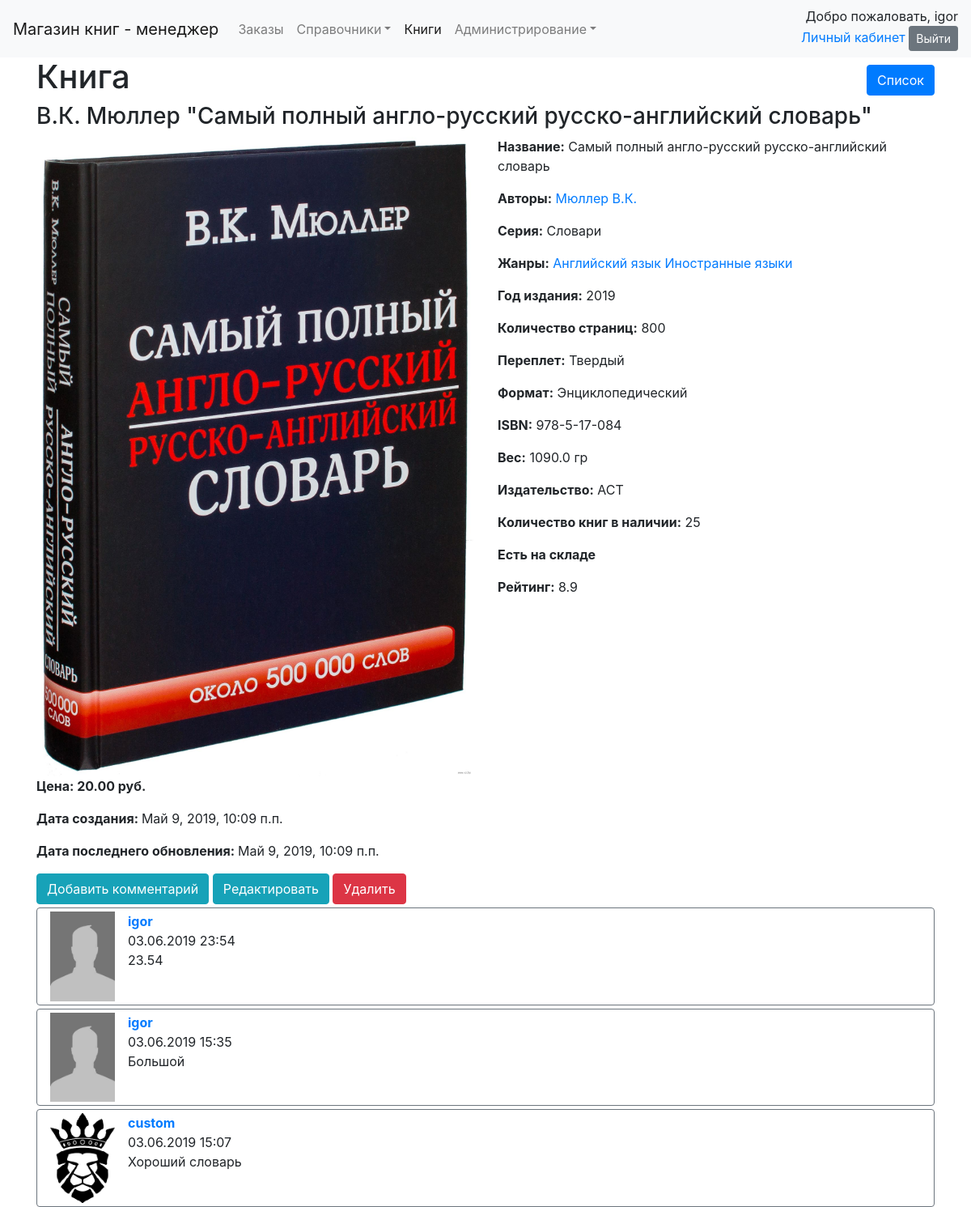
/book/20/ (signed in), run on the app's committed database.
### goodsapp/models.py (models this page shows, shortened)
class Book(models.Model):
    name = models.CharField("Название книги", max_length=200)
    image_field = models.ImageField("Фото обложки", blank=True, null=True, upload_to='bookimage')
    price = models.DecimalField("Цена (BYN)", max_digits=8, decimal_places=2)
    authors = models.ManyToManyField(referen.Author, verbose_name="Авторы")
    serie = models.ForeignKey(referen.Serie, on_delete=models.PROTECT, verbose_name="Серия", null=True, blank=True)
    jenre = models.ManyToManyField(referen.Jenre, verbose_name="Жанры")
    year_publishing = models.PositiveIntegerField("Год издания")
    count_pages = models.PositiveIntegerField("Количество страниц")
    binding = models.ForeignKey(referen.Binding, on_delete=models.PROTECT, verbose_name="Переплет")
    format_book = models.ForeignKey(referen.FormatBook, on_delete=models.PROTECT, verbose_name="Формат")
    isbn = models.CharField("ISBN", max_length=13)
    weight = models.FloatField("Вес (гр)")
    age_restrictions = models.ForeignKey(referen.AgeRestriction, verbose_name="Возрастные ограничения",
                                         on_delete=models.PROTECT, )
    publisher = models.ForeignKey(referen.PublishingHouse, on_delete=models.PROTECT, verbose_name="Издательство")
    count_books = models.PositiveIntegerField("Количество книг в наличии")
    is_active = models.BooleanField("Активный (доступен для заказа)", default=True)
    rate = models.FloatField("Рейтинг")
    date_create = models.DateTimeField("Дата внесения в каталог", auto_now_add=True, )
    date_update = models.DateTimeField("Дата последнего изменения карточки", auto_now=True)
    user_comments = GenericRelation(Comment, related_query_name='book')
    def description(self):
        return ', '.join([s.namePublic for s in self.authors.all()]) + " \"" + self.name + "\""
    @classmethod
    def get_list_url(cls):
        return reverse_lazy('book_list')
    def get_update_url(self):
        return reverse_lazy('book_update', args=[self.pk])
    def get_delete_url(self):
        return reverse_lazy('book_delete', args=[self.pk])
    class Meta:
        verbose_name = "книга"
        verbose_name_plural = "книги"

### dimensionsapp/models.py (models this page shows, shortened)
class Dimension(models.Model):
    name = models.CharField("Наименование", max_length=50, unique=True)
    description = models.TextField("Описание", blank=True, )
    def __str__(self):
        return self.name
    class Meta:
        abstract = True
        ordering = ['name']

class Author(Dimension):
    biography = models.TextField("Биография", blank=True, )
    namePublic = models.CharField("Имя (для покупателя)", max_length=100)
    def get_detail_url(self):
        return reverse_lazy('author_detail', args=[self.pk])
    class Meta(Dimension.Meta):
        verbose_name = 'автор'
        verbose_name_plural = 'авторы'

class Serie(Dimension):
    class Meta(Dimension.Meta):
        verbose_name = 'серия'
        verbose_name_plural = 'серии'

class Jenre(Dimension):
    def get_detail_url(self):
        return reverse_lazy('jenre_detail', args=[self.pk])
    class Meta(Dimension.Meta):
        verbose_name = 'жанр'
        verbose_name_plural = 'жанры'

class Binding(Dimension):
    class Meta(Dimension.Meta):
        verbose_name = 'переплет'
        verbose_name_plural = 'переплеты'

class FormatBook(Dimension):
    class Meta(Dimension.Meta):
        verbose_name = 'формат'
        verbose_name_plural = 'форматы'

class PublishingHouse(Dimension):
    class Meta(Dimension.Meta):
        verbose_name = 'издательство'
        verbose_name_plural = 'издательства'

### commentsapp/models.py (models this page shows, shortened)
class Comment(models.Model):
    user = models.ForeignKey(User, models.CASCADE, verbose_name='Пользователь')
    comment_text = models.TextField(verbose_name='Текст')
    date_create = models.DateTimeField(verbose_name='дата', auto_now_add=True)
    content_type = models.ForeignKey(ContentType, on_delete=models.CASCADE)
    object_id = models.PositiveIntegerField()
    content_object = GenericForeignKey('content_type', 'object_id')
    class Meta:
        verbose_name = 'комментарий'
        verbose_name_plural = 'комментарии'
        ordering = ['-date_create']

### authapp/models.py (models this page shows)
class UserExt(models.Model):
    user = models.OneToOneField(User, models.CASCADE, related_query_name="extended",
                                related_name="extended")
    avatar = models.ImageField('аватар', blank=True, null=True, upload_to='avatars')
    phone = models.CharField('телефон', max_length=15)
    dop_info = models.TextField('дополнительная информация', blank=True, null=True)
    home_country = models.CharField('домашний адрес - страна', max_length=50, blank=True, null=True)
    home_city = models.CharField('домашний адрес - город', max_length=50, blank=True, null=True)
    home_index = models.CharField('домашний адрес - индекс', max_length=15, blank=True, null=True)
    home_adress1 = models.TextField('домашний адрес - адрес1', blank=True, null=True)
    home_adress2 = models.TextField('домашний адрес - адрес2', blank=True, null=True)
    class Meta:
        verbose_name = 'дополнительные параметры профиля'
        verbose_name_plural = 'дополнительные параметры профиля'

### goodsapp/views.py (the view)
# urls.py: path('<int:pk>/', BookDetailView.as_view(), name='book_detail'),
class BookDetailView(ManagerDetailView):
    model = Book
    def get_context_data(self, **kwargs):
        context = super().get_context_data(**kwargs)
        context['comments'] = self.object.user_comments.all().order_by('-date_create')
        return context

### goodsapp/templatetags/boolparser.py (called while the page is built)
@register.filter
def boolparser(value):
    if value:
        return 'Есть на складе'
    return "Нет на складе"

### goodsapp/templates/goodsapp/book_detail.html (shortened to what this page needs)
{% extends 'dimension_detail.html' %}
{% load boolparser %}
{% load static %}
{% load comment_div %}
{% block page_name %}
    Книга
{% endblock %}
{% block navbar %}
    {% include 'navbar.html' with active="book" %}
{% endblock %}
{% block dimension %}
    <h3>{{ object.description }}</h3>
    <div class="row">
        <div class="col image-container">
            {% if object.image_field %}
                <img src="{{ object.image_field.url }}" alt="{{ object.description }}" class="img-fluid">
            {% else %}
                <img src="{% static 'images/nophoto.png' %}" class="img-fluid" alt="Нет фото">
            {% endif %}
            <p><b>Цена: {{ object.price }} руб.</b></p>
            <p><strong>Дата создания: </strong> {{ object.date_create }}</p>
            <p><strong>Дата последнего обновления: </strong> {{ object.date_update }} </p>
        </div>
        <div class="col">
            <p><strong>Название:</strong> {{ object.name }}</p>
            <p><strong>Авторы:</strong>
                {% for  author  in object.authors.all %}
                    <a href="{{ author.get_detail_url }}">{{ author.name }}</a>
                {% endfor %}
            </p>
            <p><strong>Серия:</strong> {{ object.serie|default_if_none:"Не указана" }}</p>
            <p><strong>Жанры:</strong>
                {% for jenre in object.jenre.all %}
                    <a href="{{ jenre.get_detail_url }}">{{ jenre.name }}</a>
                {% endfor %}
            </p>
            <p><strong>Год издания:</strong> {{ object.year_publishing }}</p>
            <p><strong>Количество страниц:</strong> {{ object.count_pages }}</p>
            <p><strong>Переплет:</strong> {{ object.binding }}</p>
            <p><strong>Формат:</strong> {{ object.format_book }}</p>
            <p><strong>ISBN:</strong> {{ object.isbn }}</p>
            <p><strong>Вес:</strong> {{ object.weight }} гр</p>
            <p><strong>Издательство:</strong> {{ object.publisher }}</p>
            <p><strong>Количество книг в наличии:</strong> {{ object.count_books }}</p>
            <p><strong> {{ object.is_active|boolparser }}</strong></p>
            <p><strong>Рейтинг:</strong> {{ object.rate }}</p>
        </div>
    </div>
{% endblock %}
{% block comments %}
    {% for comment in comments %}
        {{  comment|comment_card:perms.orderapp.manager }}
    {% endfor %}
{% endblock %}
{% block comment_link %}
    <a href="{% url 'comments:create' 'book' object.pk %}" class="btn btn-info">Добавить комментарий</a>
{% endblock %}

### templates/navbar.html (shortened to what this page needs)
<header class="navbar navbar-expand-lg navbar-light bg-light">
    {% if perms.orderapp.manager %}
        <a class="navbar-brand" href="#">Магазин книг - менеджер</a>
    {% else %}
        <a class="navbar-brand" href="{% url 'main-page' %}">Магазин книг</a>
    {% endif %}
    <div class="collapse navbar-collapse" id="navbarSupportedContent">
        <ul class="navbar-nav mr-auto">
            {% if perms.orderapp.manager %}
                <li class="nav-item {% if active == 'order' %}active{% endif %}">
                    <a class="nav-link" href="{% url 'order_active_list' %}">Заказы</a>
                </li>
            {% endif %}
            {% if perms.orderapp.manager %}
                <li class="nav-item dropdown {% if active == 'dimension' %}active{% endif %}">
                    <a class="nav-link dropdown-toggle" href="{% url 'dimensions_list' %}" id="navbarDropdown"
                       role="button"
                       data-toggle="dropdown" aria-haspopup="true" aria-expanded="false">Справочники</a>
                </li>
            {% endif %}
            {% if perms.orderapp.manager %}
                <li class="nav-item {% if active == 'book' %}active{% endif %}">
                    <a class="nav-link" href="{% url 'book_list' %}">Книги</a>
                </li>
            {% endif %}
            {% if perms.orderapp.manager %}
                <li class="nav-item dropdown {% if active == 'administration' %}active{% endif %}">
                    <a class="nav-link dropdown-toggle" href="{% url 'dimensions_list' %}" id="navbarDropdown"
                       role="button"
                       data-toggle="dropdown" aria-haspopup="true" aria-expanded="false">Администрирование</a>
                </li>
            {% endif %}
        </ul>
        <div class="ml-3 text-right">
            {% if user.is_authenticated %}
                <span class="">Добро пожаловать, {{ user.username }}</span>
                <form action="{% url 'auth:log_out' %}" method="post">
                    <a href="{% url 'auth:user' %}">Личный кабинет</a>
                    <button class="btn btn-secondary btn-sm">Выйти</button>
                </form>
            {% else %}
                <span>Вы не вошли на сайт</span>
                <p class="m-0"><a href="{% url 'auth:register' %}">Регистрация</a> <a
                        href="{% url 'auth:log_in' %}?next={{ view.request.path }}">Вход</a></p>
            {% endif %}
        </div>
    </div>
</header>

### data on the page
Book: description "В.К. Мюллер \"Самый полный англо-русский русско-английский словарь\"", image_field (picture), price "20.00", date_create "Май 9, 2019, 10:09 п.п.", date_update "Май 9, 2019, 10:09 п.п.", name "Самый полный англо-русский русско-английский словарь", serie "Словари", year_publishing "2019", count_pages "800", binding "Твердый", format_book "Энциклопедический", isbn "978-5-17-084", weight "1090.0", publisher "АСТ", count_books "25", is_active|boolparser "Есть на складе", rate "8.9"
Author: name "Мюллер В.К."
Jenre: name "Английский язык"
Jenre: name "Иностранные языки"
Comment: user+date_create+comment_text (placeholder picture), user+date_create+comment_text "igor 03.06.2019 23:54 23.54"
Comment: user+date_create+comment_text (placeholder picture), user+date_create+comment_text "igor 03.06.2019 15:35 Большой"
Comment: user+date_create+comment_text (picture), user+date_create+comment_text "custom 03.06.2019 15:07 Хороший словарь"

### other printed values
{{ user.username }} "igor"
